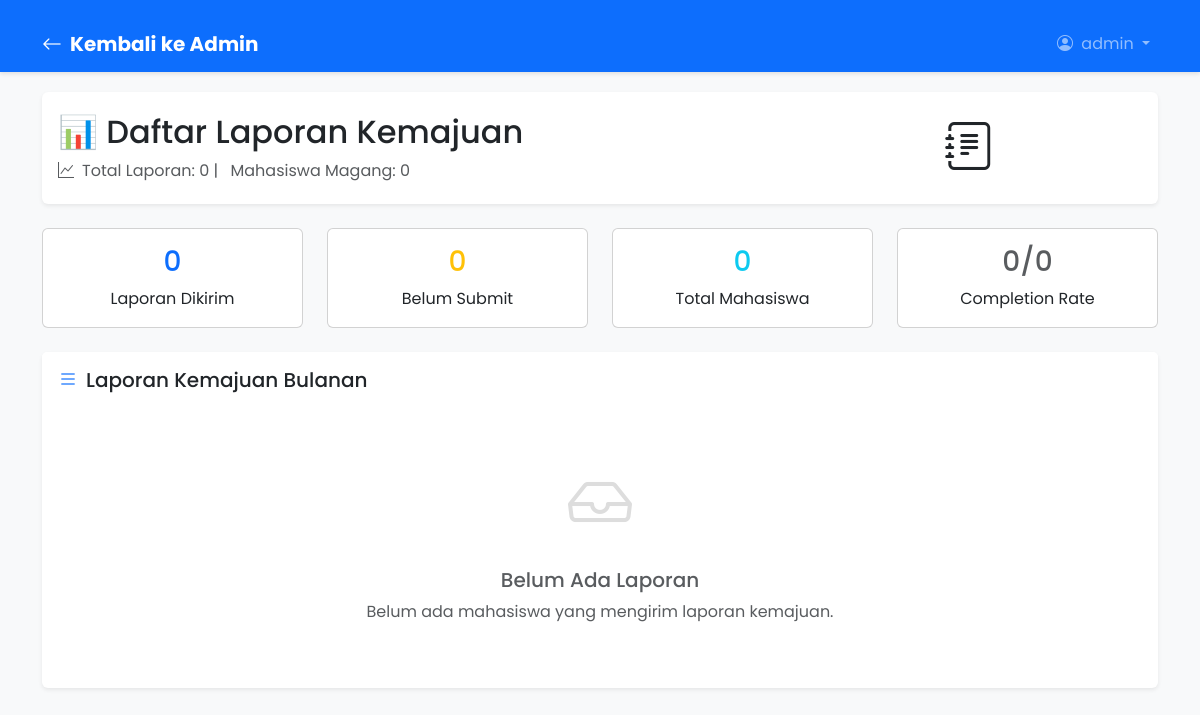
Page /coops/daftar-laporan-kemajuan/ (signed in) on the earlier database version.
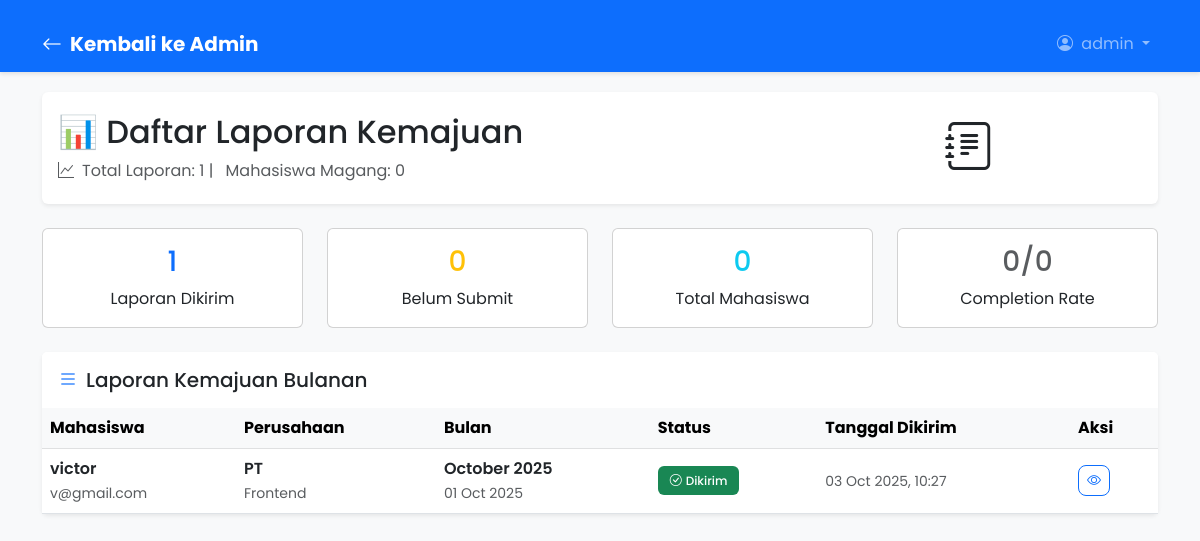
Same page on the later database version.
### coops/models.py (models this page shows, shortened)
class LaporanKemajuan(models.Model):
    konfirmasi = models.ForeignKey(KonfirmasiMagang, on_delete=models.CASCADE, related_name='laporan_kemajuan')
    bulan = models.DateField()
    profil_perusahaan = models.TextField(help_text="Profil perusahaan")
    jobdesk = models.TextField(help_text="Jobdesk yang dikerjakan")
    suasana_lingkungan = models.TextField(help_text="Suasana lingkungan pekerjaan")
    manfaat_perkuliahan = models.TextField(help_text="Apa yang didapatkan dari perkuliahan yang berguna untuk pekerjaan")
    kebutuhan_pembelajaran = models.TextField(help_text="Apa yang berguna pada perusahaan tapi belum didapatkan dalam pembelajaran")
    status = models.CharField(max_length=20, choices=[
        ('draft', 'Draft'),
        ('submitted', 'Submitted'),
        ('reviewed', 'Reviewed'),
    ], default='draft')
    submitted_at = models.DateTimeField(null=True, blank=True)
    created_at = models.DateTimeField(auto_now_add=True)
    updated_at = models.DateTimeField(auto_now=True)
    class Meta:
        unique_together = ['konfirmasi', 'bulan']

class KonfirmasiMagang(models.Model):
    mahasiswa = models.OneToOneField(User, on_delete=models.CASCADE, limit_choices_to={'role': 'mahasiswa'})
    periode_awal = models.DateField(default=None, null=True, blank=True)
    periode_akhir = models.DateField(default=None, null=True, blank=True)
    posisi = models.CharField(max_length=200)
    nama_perusahaan = models.CharField(max_length=200)
    alamat_perusahaan = models.TextField()
    bidang_usaha = models.CharField(max_length=200)
    nama_supervisor = models.CharField(max_length=200)
    email_supervisor = models.EmailField()
    wa_supervisor = models.CharField(max_length=20, blank=True, null=True)
    surat_penerimaan = models.FileField(upload_to='surat_magang/')
    status = models.CharField(max_length=20, choices=[
        ('pending', 'Pending'),
        ('accepted', 'Accepted'),
        ('rejected', 'Rejected'),
        ('completed', 'Completed'),
    ], default='pending')
    deadline = models.DateField(null=True, blank=True)
    requires_weekly_report = models.BooleanField(default=False)
    last_reminder_sent = models.DateTimeField(null=True, blank=True)

### accounts/models.py (models this page shows)
class User(AbstractUser):
    ROLE_CHOICES = (
        ('mahasiswa', 'Mahasiswa'),
        ('supervisor', 'Supervisor'),
        ('admin', 'Admin'),
    )
    role = models.CharField(max_length=20, choices=ROLE_CHOICES)
    @property
    def supervisor(self):
        """Get supervisor profile if user is a supervisor"""
        if self.role == 'supervisor':
            from jobs.models import Supervisor
            try:
                return self.supervisor_profile
            except:
                supervisor = Supervisor.objects.create(
                    user=self,
                    nama=self.get_full_name() or self.username,
                    email=self.email
                )
                return supervisor
        return None

### coops/views.py (the view)
# urls.py: path("daftar-laporan-kemajuan/", views.daftar_laporan_kemajuan, name="daftar_laporan_kemajuan"),
@login_required
def daftar_laporan_kemajuan(request):
    if request.user.role != "admin":
        messages.error(request, "Akses ditolak. Anda bukan admin.")
        return redirect("/")
    from .models import LaporanKemajuan
    from accounts.models import Mahasiswa
    laporan_list = LaporanKemajuan.objects.select_related('konfirmasi__mahasiswa').order_by('-created_at')
    submitted_konfirmasi_ids = laporan_list.values_list('konfirmasi_id', flat=True)
    konfirmasi_belum_submit = KonfirmasiMagang.objects.filter(
        status='accepted'
    ).exclude(id__in=submitted_konfirmasi_ids).select_related('mahasiswa')
    context = {
        'laporan_list': laporan_list,
        'konfirmasi_belum_submit': konfirmasi_belum_submit,
        'total_mahasiswa_magang': KonfirmasiMagang.objects.filter(status='accepted').count(),
        'total_submitted': laporan_list.count(),
    }
    return render(request, 'coops/daftar_laporan_kemajuan.html', context)

### coops/templates/coops/daftar_laporan_kemajuan.html (shortened to what the changed rows need)
{% load static %}
<!DOCTYPE html>
<html lang="en">
  <head>
    <link
      href="https://cdn.jsdelivr.net/npm/bootstrap@5.3.0/dist/css/bootstrap.min.css"
      rel="stylesheet"
    />
    <link rel="stylesheet" href="https://cdn.jsdelivr.net/npm/bootstrap-icons@1.10.0/font/bootstrap-icons.css">
    <link rel="stylesheet" href="{% static 'mahasiswa.css' %}" />
      <link rel="stylesheet" href="{% static 'navbar-sticky.css' %}" />
  </head>
  <body class="bg-light">
    <div class="container mt-4">
        <div class="row mb-4">
            <div class="col-12">
                <div class="card shadow-sm border-0 bg-gradient">
                    <div class="card-body">
                        <div class="row align-items-center">
                            <div class="col-md-8">
                                <h2 class="mb-2">📊 Daftar Laporan Kemajuan</h2>
                                <p class="mb-0 opacity-75">
                                    <i class="bi bi-graph-up me-2"></i>Total Laporan: {{ total_submitted }} |
                                    Mahasiswa Magang: {{ total_mahasiswa_magang }}
                                </p>
                            </div>
                        </div>
                    </div>
                </div>
            </div>
        </div>
        <div class="row mb-4">
            <div class="col-md-3">
                <div class="card text-center">
                    <div class="card-body">
                        <h3 class="text-primary">{{ total_submitted }}</h3>
                        <p class="mb-0">Laporan Dikirim</p>
                    </div>
                </div>
            </div>
        </div>
        <div class="row">
            <div class="col-12">
                <div class="card shadow-sm border-0">
                    <div class="card-body p-0">
                        {% if laporan_list %}
                            <div class="table-responsive">
                                <table class="table table-hover align-middle mb-0">
                                    <thead class="table-light">
                                        <tr>
                                            <th>Mahasiswa</th>
                                            <th>Perusahaan</th>
                                            <th>Bulan</th>
                                            <th>Status</th>
                                            <th>Tanggal Dikirim</th>
                                            <th>Aksi</th>
                                        </tr>
                                    </thead>
                                    <tbody>
                                        {% for laporan in laporan_list %}
                                            <tr>
                                                <td>
                                                    <div class="fw-semibold">{{ laporan.konfirmasi.mahasiswa.get_full_name }}</div>
                                                    <small class="text-muted">{{ laporan.konfirmasi.mahasiswa.username }}</small>
                                                </td>
                                                <td>
                                                    <div class="fw-semibold">{{ laporan.konfirmasi.nama_perusahaan }}</div>
                                                    <small class="text-muted">{{ laporan.konfirmasi.posisi }}</small>
                                                </td>
                                                <td>
                                                    <div class="fw-semibold">{{ laporan.bulan|date:"F Y" }}</div>
                                                    <small class="text-muted">{{ laporan.bulan|date:"d M Y" }}</small>
                                                </td>
                                                <td>
                                                    {% if laporan.status == 'submitted' %}
                                                        <span class="badge bg-success">
                                                            <i class="bi bi-check-circle me-1"></i>Dikirim
                                                        </span>
                                                    {% elif laporan.status == 'reviewed' %}
                                                        <span class="badge bg-info">
                                                            <i class="bi bi-eye me-1"></i>Direview
                                                        </span>
                                                    {% else %}
                                                        <span class="badge bg-warning text-dark">
                                                            <i class="bi bi-clock me-1"></i>Draft
                                                        </span>
                                                    {% endif %}
                                                </td>
                                                <td>
                                                    {% if laporan.submitted_at %}
                                                        <small class="text-muted">{{ laporan.submitted_at|date:"d M Y, H:i" }}</small>
                                                    {% else %}
                                                        <small class="text-muted">-</small>
                                                    {% endif %}
                                                </td>
                                                <td>
                                                    <div class="btn-group btn-group-sm" role="group">
                                                        <button class="btn btn-outline-primary" title="Lihat Detail">
                                                            <i class="bi bi-eye"></i>
                                                        </button>
                                                    </div>
                                                </td>
                                            </tr>
                                        {% endfor %}
                                    </tbody>
                                </table>
                            </div>
                        {% else %}
                            <div class="text-center py-5">
                                <i class="bi bi-inbox" style="font-size: 4rem; color: #ddd;"></i>
                                <h5 class="mt-3 text-muted">Belum Ada Laporan</h5>
                                <p class="text-muted">Belum ada mahasiswa yang mengirim laporan kemajuan.</p>
                            </div>
                        {% endif %}
                    </div>
                </div>
            </div>
        </div>
    </div>
  </body>
</html>

Differences in the rows shown:
added LaporanKemajuan: konfirmasi.mahasiswa.get_full_name "victor", konfirmasi.mahasiswa.username "v@gmail.com", konfirmasi.nama_perusahaan "PT", konfirmasi.posisi "Frontend", bulan "October 2025", bulan "01 Oct 2025", status "submitted" (drawn), submitted_at "03 Oct 2025, 10:27"
Other differences:
{{ total_submitted }}: "0" → "1"
text no longer shown: "Belum Ada Laporan Belum ada mahasiswa yang mengirim laporan kemajuan."
text now shown: "Mahasiswa Perusahaan Bulan Status Tanggal Dikirim Aksi"
